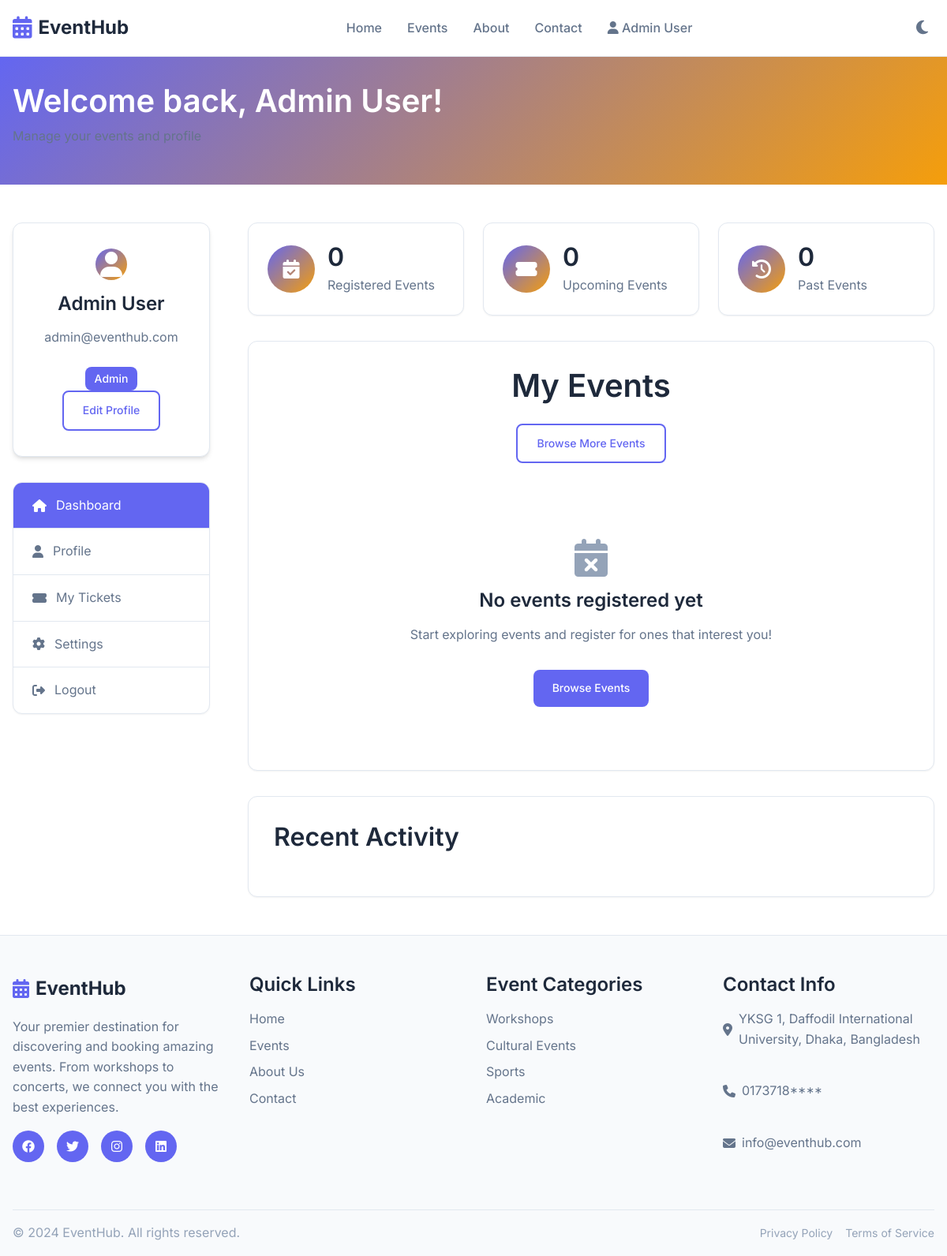
/user/dashboard.php (signed in), run on the app's committed database.
### tables this page shows
CREATE TABLE users (
    id INT AUTO_INCREMENT PRIMARY KEY,
    name VARCHAR(100) NOT NULL,
    email VARCHAR(100) UNIQUE NOT NULL,
    password VARCHAR(255) NOT NULL,
    phone VARCHAR(20),
    role ENUM('user', 'admin') DEFAULT 'user',
    status ENUM('active', 'inactive', 'banned') DEFAULT 'active',
    created_at TIMESTAMP DEFAULT CURRENT_TIMESTAMP,
    updated_at TIMESTAMP DEFAULT CURRENT_TIMESTAMP ON UPDATE CURRENT_TIMESTAMP
);

### includes/functions.php (called while the page is built, shortened)
<?php
function getUserById($conn, $id) {
    $stmt = $conn->prepare("SELECT * FROM users WHERE id = ?");
    $stmt->execute([$id]);
    return $stmt->fetch();
}
function getUserRegistrations($conn, $user_id) {
    $stmt = $conn->prepare("
        SELECT r.*, e.title, e.event_date, e.event_time, e.location, e.banner_image,
               c.name as category_name
        FROM registrations r
        JOIN events e ON r.event_id = e.id
        JOIN categories c ON e.category_id = c.id
        WHERE r.user_id = ?
        ORDER BY e.event_date ASC
    ");
    $stmt->execute([$user_id]);
    return $stmt->fetchAll();
}
?>

### user/dashboard.php (the view, shortened to what this page needs)
<?php
require_once '../config/database.php';
require_once '../includes/functions.php';
$user = getUserById($conn, $_SESSION['user_id']);
$registrations = getUserRegistrations($conn, $_SESSION['user_id']);
?>
<!DOCTYPE html>
<html lang="en">
<head>
    <link rel="stylesheet" href="../assets/css/style.css">
    <link rel="stylesheet" href="https://cdnjs.cloudflare.com/ajax/libs/font-awesome/6.4.0/css/all.min.css">
</head>
<body>
    <?php include '../includes/header.php'; ?>
    <section class="dashboard-header">
        <div class="container">
            <div class="dashboard-header-content">
                <h1>Welcome back, <?= htmlspecialchars($user['name']) ?>!</h1>
                <p>Manage your events and profile</p>
            </div>
        </div>
    </section>
    <section class="dashboard-content">
        <div class="container">
            <div class="dashboard-grid">
                <div class="dashboard-sidebar">
                    <div class="user-profile-card">
                        <div class="user-avatar">
                            <?php if (!empty($user['profile_photo'])): ?>
                                <img src="<?= htmlspecialchars($user['profile_photo']) ?>" alt="Profile Photo">
                            <?php else: ?>
                                <i class="fas fa-user"></i>
                            <?php endif; ?>
                        </div>
                        <h3><?= htmlspecialchars($user['name']) ?></h3>
                        <p><?= htmlspecialchars($user['email']) ?></p>
                        <span class="user-role"><?= ucfirst($user['role']) ?></span>
                        <a href="profile.php" class="btn btn-outline">Edit Profile</a>
                    </div>
                    <nav class="dashboard-nav">
                        <ul>
                            <li class="active">
                                <a href="dashboard.php">
                                    <i class="fas fa-home"></i> Dashboard
                                </a>
                            </li>
                            <li>
                                <a href="profile.php">
                                    <i class="fas fa-user"></i> Profile
                                </a>
                            </li>
                            <li>
                                <a href="tickets.php">
                                    <i class="fas fa-ticket-alt"></i> My Tickets
                                </a>
                            </li>
                            <li>
                                <a href="settings.php">
                                    <i class="fas fa-cog"></i> Settings
                                </a>
                            </li>
                            <li>
                                <a href="../logout.php" onclick="return confirm('Are you sure you want to logout?')">
                                    <i class="fas fa-sign-out-alt"></i> Logout
                                </a>
                            </li>
                        </ul>
                    </nav>
                </div>
                <div class="dashboard-main">
                    <div class="stats-cards">
                        <div class="stat-card">
                            <div class="stat-icon">
                                <i class="fas fa-calendar-check"></i>
                            </div>
                            <div class="stat-content">
                                <h3><?= count($registrations) ?></h3>
                                <p>Registered Events</p>
                            </div>
                        </div>
                        <div class="stat-card">
                            <div class="stat-icon">
                                <i class="fas fa-ticket-alt"></i>
                            </div>
                            <div class="stat-content">
                                <h3><?= count(array_filter($registrations, fn($r) => strtotime($r['event_date']) >= time())) ?></h3>
                                <p>Upcoming Events</p>
                            </div>
                        </div>
                        <div class="stat-card">
                            <div class="stat-icon">
                                <i class="fas fa-history"></i>
                            </div>
                            <div class="stat-content">
                                <h3><?= count(array_filter($registrations, fn($r) => strtotime($r['event_date']) < time())) ?></h3>
                                <p>Past Events</p>
                            </div>
                        </div>
                    </div>
                    <div class="dashboard-section">
                        <div class="section-header">
                            <h2>My Events</h2>
                            <a href="../events.php" class="btn btn-outline">Browse More Events</a>
                        </div>
                        <?php if (empty($registrations)): ?>
                            <div class="empty-state">
                                <i class="fas fa-calendar-times"></i>
                                <h3>No events registered yet</h3>
                                <p>Start exploring events and register for ones that interest you!</p>
                                <a href="../events.php" class="btn btn-primary">Browse Events</a>
                            </div>
                        <?php endif; ?>
                    </div>
                    <div class="dashboard-section">
                        <h2>Recent Activity</h2>
                    </div>
                </div>
            </div>
        </div>
    </section>
    <?php include '../includes/footer.php'; ?>
</body>
</html>

### data on the page
users: name "Admin User", email "admin@eventhub.com", role "Admin"

### other printed values
$_SESSION['user_name'] "Admin User"
count($registrations) "0"
